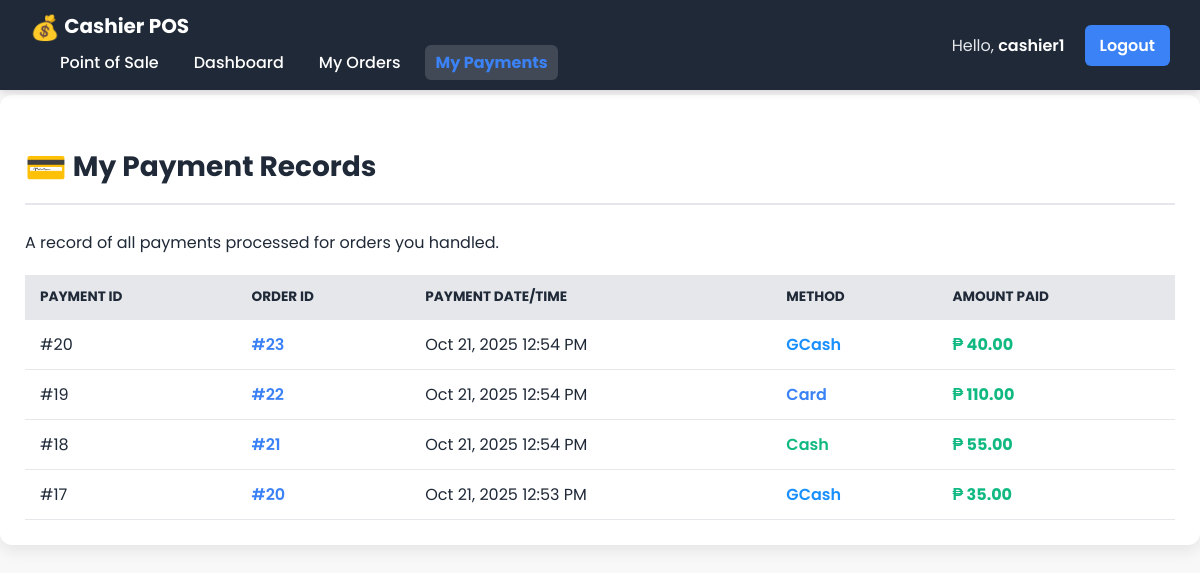
Page /cashier/payments.php (signed in) on the committed database.
### tables this page shows
CREATE TABLE `payments` (
  `payment_id` int(11) NOT NULL,
  `order_id` int(11) NOT NULL,
  `amount_paid` decimal(10,2) NOT NULL,
  `payment_method` varchar(50) NOT NULL,
  `payment_date` datetime NOT NULL DEFAULT current_timestamp()
);

### cashier/payments.php (the view, shortened to what this page needs)
<?php
$servername = "localhost";
$username = "root";
$password = "";
$dbname = "canteen_db";
$conn = new mysqli($servername, $username, $password, $dbname);
$conn->set_charset("utf8mb4");
if (!function_exists('getSession')) {
    function getSession($key, $default = null) {
        return $_SESSION[$key] ?? $default;
    }
}
$cashier_id = $_SESSION['user_id'];
$stmt = $conn->prepare("
    SELECT
        p.payment_id,
        p.order_id,
        p.amount_paid,
        p.payment_method,
        p.payment_date,
        u.username AS cashier_name
    FROM payments p
    JOIN orders o ON p.order_id = o.order_id
    JOIN users u ON o.cashier_id = u.user_id
    WHERE o.cashier_id = ?
    ORDER BY p.payment_date DESC
");
$stmt->bind_param("i", $cashier_id);
$stmt->execute();
$result = $stmt->get_result();
?>
<!DOCTYPE html>
<html lang="en">
<head>
</head>
<body>
<nav>
    <div class="nav-left">
        <a href="pos.php" class="logo">
            <span style="font-size: 1.2em; vertical-align: middle;">💰</span> Cashier POS
        </a>
        <div class="nav-links">
            <a href="pos.php" class="">Point of Sale</a>
            <a href="dashboard.php" class="">Dashboard</a>
            <a href="orders.php" class="">My Orders</a>
            <a href="payments.php" class="active">My Payments</a>
        </div>
    </div>
    <div class="nav-right">
        <span class="user-greeting">Hello, <strong><?php echo htmlspecialchars(getSession('username', 'Cashier')); ?></strong></span>
        <a href="../logout.php" class="logout-btn">Logout</a>
    </div>
</nav>
<div class="container">
    <h2><span style="font-size: 1.2em; vertical-align: middle;">💳</span> My Payment Records</h2>
    <p class="section-description">A record of all payments processed for orders you handled.</p>
    <table class="data-table-canteen">
        <thead>
            <tr>
                <th>Payment ID</th>
                <th>Order ID</th>
                <th>Payment Date/Time</th>
                <th>Method</th>
                <th>Amount Paid</th>
            </tr>
        </thead>
        <tbody>
            <?php
            if ($result->num_rows > 0) {
                while($row = $result->fetch_assoc()){
                    $method = strtolower($row['payment_method']);
                    if ($method == 'cash') {
                         $method_class = 'method-cash';
                    } elseif ($method == 'card') {
                         $method_class = 'method-card';
                    } else {
                         $method_class = 'method-gcash';
                    }
            ?>
            <tr>
                <td data-label="Payment ID">#<?php echo $row['payment_id']; ?></td>
                <td data-label="Order ID">
                    <a href="order_details.php?order_id=<?php echo $row['order_id']; ?>" class="view-link">
                        #<?php echo $row['order_id']; ?>
                    </a>
                </td>
                <td data-label="Payment Date/Time"><?php echo date('M d, Y h:i A', strtotime($row['payment_date'])); ?></td>
                <td data-label="Method" class="<?php echo $method_class; ?>"><?php echo htmlspecialchars(ucfirst($row['payment_method'])); ?></td>
                <td data-label="Amount Paid" class="total-amount">₱ <?php echo number_format($row['amount_paid'], 2); ?></td>
            </tr>
            <?php
                }
            } else {
            ?>
            <tr>
                <td colspan="5" style="text-align: center;">No payment records found.</td>
            </tr>
            <?php
            }
            ?>
        </tbody>
    </table>
</div>
</body>
</html>

### cashier/payments.php (style rules this page uses)
:root { --primary-color: #3B82F6; --secondary-color: #1F2937; --success-color: #10B981; --danger-color: #EF4444; --background-light: #F8F8F8; --card-bg: #FFFFFF; --color-border: #E5E7EB; --font-family: 'Poppins', sans-serif; --color-info: #3B82F6; }
body { font-family: var(--font-family); background-color: var(--background-light); color: var(--secondary-color); margin: 0; padding-top: 65px; }
nav { background-color: var(--secondary-color); padding: 10px 30px; color: white; display: flex; justify-content: space-between; align-items: center; box-shadow: 0 2px 8px rgba(0, 0, 0, 0.15); min-height: 50px; position: fixed; top: 0; width: 100%; z-index: 500; box-sizing: border-box; }
.nav-left .logo { font-size: 1.25rem; font-weight: 700; color: white; text-decoration: none; }
.nav-links { display: flex; gap: 15px; align-items: center; margin-left: 20px; }
.nav-links a { color: white; text-decoration: none; padding: 5px 10px; border-radius: 6px; font-weight: 500; transition: background-color 0.2s; }
.nav-links a:hover, .nav-links a.active { background-color: rgba(255, 255, 255, 0.15); color: var(--primary-color); font-weight: 700; }
.nav-right { display: flex; align-items: center; gap: 20px; }
.user-greeting { font-size: 1rem; font-weight: 400; color: #E5E7EB; }
.user-greeting strong { font-weight: 600; color: white; }
.logout-btn { padding: 8px 15px; background-color: var(--primary-color); color: white; border: none; border-radius: 6px; font-weight: 600; text-decoration: none; transition: background-color 0.2s; }
.container { max-width: 1200px; margin: 30px auto; padding: 25px; background-color: var(--card-bg); border-radius: 12px; box-shadow: 0 6px 15px rgba(0, 0, 0, 0.08); }
h2 { font-size: 1.75rem; font-weight: 700; color: var(--secondary-color); margin-bottom: 25px; border-bottom: 2px solid var(--color-border); padding-bottom: 10px; }
.data-table-canteen { width: 100%; border-collapse: collapse; margin-top: 20px; }
.data-table-canteen th, .data-table-canteen td { padding: 12px 15px; text-align: left; border-bottom: 1px solid var(--color-border); }
.data-table-canteen th { background-color: #E5E7EB; color: var(--secondary-color); font-weight: 700; text-transform: uppercase; font-size: 0.85rem; }
.view-link { color: var(--primary-color); text-decoration: none; font-weight: 600; }
.total-amount { font-weight: 700; color: var(--success-color); }
.method-cash { color: var(--success-color); font-weight: 600; }
.method-card { color: var(--color-info); font-weight: 600; }
.method-gcash { color: #1A90FF; font-weight: 600; }

### rows in the picture
payments: payment_id "20", order "23", payment_date "Oct 21, 2025 12:54 PM", payment_method "GCash", amount_paid "40.00"
payments: payment_id "19", order "22", payment_date "Oct 21, 2025 12:54 PM", payment_method "Card", amount_paid "110.00"
payments: payment_id "18", order "21", payment_date "Oct 21, 2025 12:54 PM", payment_method "Cash", amount_paid "55.00"
payments: payment_id "17", order "20", payment_date "Oct 21, 2025 12:53 PM", payment_method "GCash", amount_paid "35.00"

### other values in the picture
getSession('username', 'Cashier') "cashier1"
